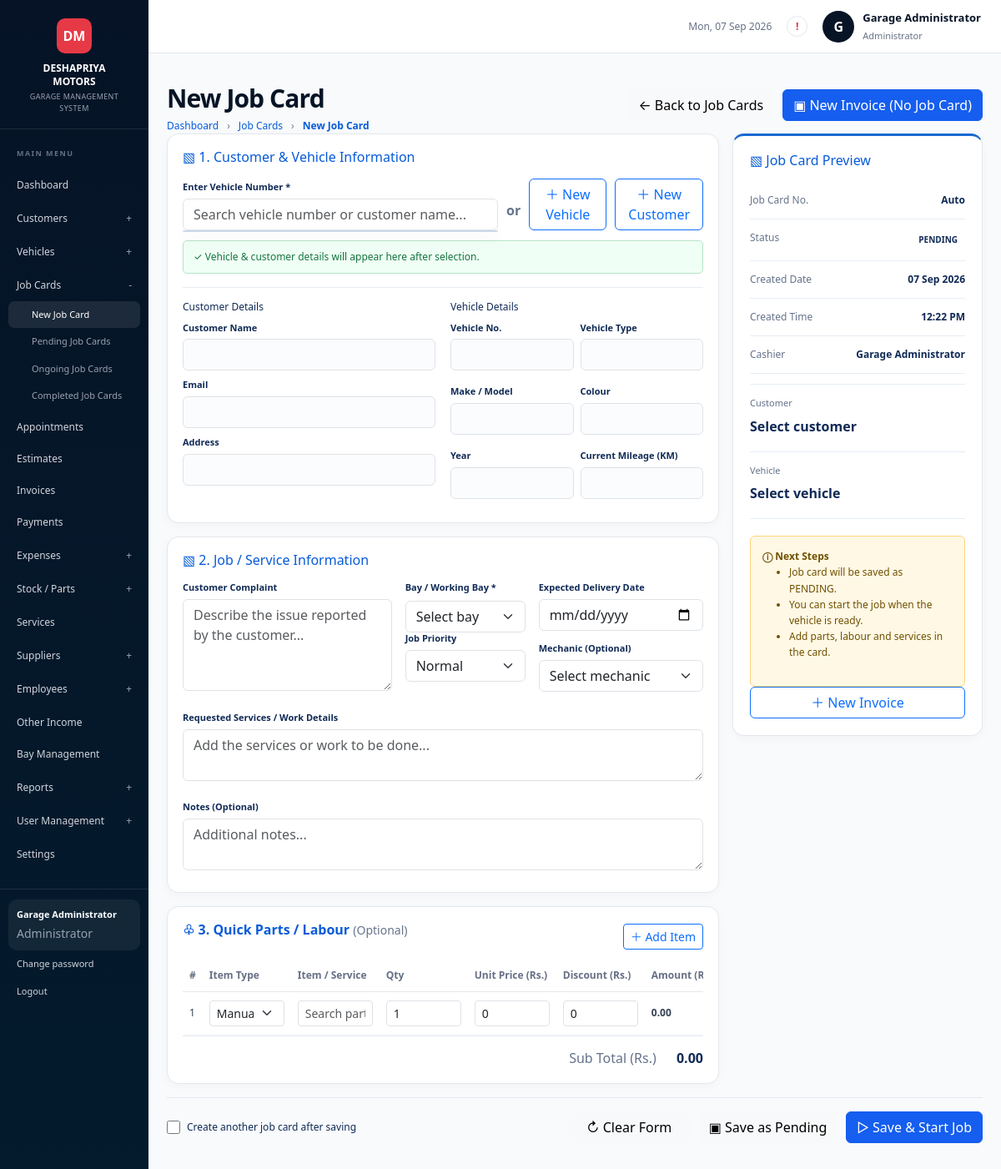
The page /index.php?page=admin&section=jobcards-new (signed in) on the database its author committed.
### tables this page shows
CREATE TABLE IF NOT EXISTS `users` (
    `id` BIGINT UNSIGNED NOT NULL AUTO_INCREMENT,
    `name` VARCHAR(120) NOT NULL,
    `email` VARCHAR(190) NOT NULL,
    `role` ENUM('administrator', 'cashier') NOT NULL DEFAULT 'cashier',
    `password` VARCHAR(255) NOT NULL,
    `created_at` TIMESTAMP NULL DEFAULT CURRENT_TIMESTAMP,
    `updated_at` TIMESTAMP NULL DEFAULT CURRENT_TIMESTAMP ON UPDATE CURRENT_TIMESTAMP,
    PRIMARY KEY (`id`),
    UNIQUE KEY `users_email_unique` (`email`)
);

### config/database.php (called while the page is built, shortened)
<?php
function database(): PDO
{
    static $pdo;
    if ($pdo instanceof PDO) {
        return $pdo;
    }
    $env = [];
    $host = $env['DB_HOST'] ?? '127.0.0.1';
    $port = $env['DB_PORT'] ?? '3306';
    $name = $env['DB_DATABASE'] ?? 'deshapriya_motors';
    $user = $env['DB_USERNAME'] ?? 'root';
    $password = $env['DB_PASSWORD'] ?? '';
    $dsn = "mysql:host={$host};port={$port};dbname={$name};charset=utf8mb4";
    $pdo = new PDO($dsn, $user, $password, [
        PDO::ATTR_ERRMODE => PDO::ERRMODE_EXCEPTION,
        PDO::ATTR_DEFAULT_FETCH_MODE => PDO::FETCH_ASSOC,
        PDO::ATTR_EMULATE_PREPARES => true,
    ]);
    return $pdo;
}

### includes/auth.php (called while the page is built, shortened)
<?php
require_once __DIR__ . '/../config/database.php';
require_once __DIR__ . '/functions.php';
function current_user(): ?array
{
    static $user;
    if ($user !== null) {
        return $user;
    }
    $statement = database()->prepare('SELECT id, name, email, role FROM users WHERE id = :id LIMIT 1');
    $statement->execute(['id' => $_SESSION['user_id']]);
    return $user = $statement->fetch() ?: null;
}
function require_auth(): void
{
    if (current_user() === null) {
        redirect('index.php?page=login');
    }
}
function require_role(string $role): void
{
    require_auth();
}

### includes/functions.php (called while the page is built, shortened)
<?php
function e(?string $value): string
{
    return htmlspecialchars($value ?? '', ENT_QUOTES, 'UTF-8');
}

### views/jobcard-form.php (the view, shortened to what this page needs)
<div class="page-heading jobcard-heading"><div><h1>New Job Card</h1><nav class="job-breadcrumb"><a href="index.php?page=admin">Dashboard</a><span>›</span><a href="index.php?page=admin&amp;section=jobcards-pending">Job Cards</a><span>›</span><strong>New Job Card</strong></nav></div><div class="jobcard-top-actions"><a class="btn btn-light" href="index.php?page=admin&amp;section=jobcards-pending">← Back to Job Cards</a><a class="btn btn-primary" href="index.php?page=admin&amp;section=invoices">▣ New Invoice (No Job Card)</a></div></div>
<form method="post" id="jobcard-form" action="index.php?page=admin&amp;section=jobcards-new"><input type="hidden" name="csrf_token" value="<?= e(csrf_token()) ?>"><div class="jobcard-layout jobcard-screen"><main>
<section class="admin-panel jobcard-section"><h2>▧ 1. Customer &amp; Vehicle Information</h2><div class="vehicle-search-row"><label class="form-label flex-grow-1">Enter Vehicle Number *<select class="form-select" name="vehicle_id" id="job-vehicle" required><option value="">Select vehicle number</option><?php foreach($lookups['vehicles'] as $vehicle): ?><option value="<?= (int)$vehicle['id'] ?>" <?= $input['vehicle_id']==(int)$vehicle['id']?'selected':'' ?>><?= e($vehicle['vehicle_number'].' - '.trim(($vehicle['make']?:'').' '.($vehicle['model']?:''))) ?></option><?php endforeach; ?></select></label><span class="or-label">or</span><a class="btn btn-outline-primary" href="index.php?page=admin&amp;section=vehicles-add">＋ New Vehicle</a><a class="btn btn-outline-primary" href="index.php?page=admin&amp;section=customers-add">＋ New Customer</a></div><div class="job-load-message" id="job-load-message">✓ Vehicle &amp; customer details will appear here after selection.</div><div class="job-info-grid"><div><h3>Customer Details</h3><label class="form-label">Customer Name<input class="form-control" id="preview-customer-name" readonly></label><label class="form-label">Email<input class="form-control" id="preview-customer-email" readonly></label><label class="form-label">Address<input class="form-control" id="preview-customer-address" readonly></label><input type="hidden" name="customer_id" id="job-customer" value="<?= (int)$input['customer_id'] ?>"></div><div><h3>Vehicle Details</h3><div class="row g-2"><div class="col-6"><label class="form-label">Vehicle No.<input class="form-control" id="preview-vehicle-number" readonly></label></div><div class="col-6"><label class="form-label">Vehicle Type<input class="form-control" id="preview-vehicle-type" readonly></label></div><div class="col-6"><label class="form-label">Make / Model<input class="form-control" id="preview-vehicle-model" readonly></label></div><div class="col-6"><label class="form-label">Colour<input class="form-control" id="preview-vehicle-colour" readonly></label></div><div class="col-6"><label class="form-label">Year<input class="form-control" id="preview-vehicle-year" readonly></label></div><div class="col-6"><label class="form-label">Current Mileage (KM)<input class="form-control" id="preview-vehicle-mileage" readonly></label></div></div></div></div></section>
<section class="admin-panel jobcard-section"><h2>▧ 2. Job / Service Information</h2><div class="row g-3"><div class="col-md-5"><label class="form-label">Customer Complaint<textarea class="form-control" name="complaint" rows="4" placeholder="Describe the issue reported by the customer..."><?= e($input['complaint']) ?></textarea></label></div><div class="col-md-3"><label class="form-label">Bay / Working Bay *</label><select class="form-select" name="bay_name" required><option value="">Select bay</option><?php foreach($lookups['bays'] as $bay): ?><option <?= $input['bay_name']===$bay['bay_name']?'selected':'' ?>><?= e($bay['bay_name']) ?></option><?php endforeach; ?><option value="Main Bay">Main Bay</option></select><label class="form-label">Job Priority<select class="form-select" name="priority"><?php foreach(['low','normal','high','urgent'] as $priority): ?><option value="<?= $priority ?>" <?= $input['priority']===$priority?'selected':'' ?>><?= ucfirst($priority) ?></option><?php endforeach; ?></select></label></div><div class="col-md-4"><label class="form-label">Expected Delivery Date<input class="form-control" type="date" name="expected_delivery_date" value="<?= e($input['expected_delivery_date']) ?>"></label><label class="form-label">Mechanic (Optional)<select class="form-select" name="mechanic_id"><option value="0">Select mechanic</option><?php foreach($lookups['employees'] as $employee): ?><option value="<?= (int)$employee['id'] ?>" <?= $input['mechanic_id']==(int)$employee['id']?'selected':'' ?>><?= e($employee['name']) ?></option><?php endforeach; ?></select></label></div><div class="col-12"><label class="form-label">Requested Services / Work Details<textarea class="form-control" name="requested_work" rows="2" placeholder="Add the services or work to be done..."><?= e($input['requested_work']) ?></textarea></label></div><div class="col-12"><label class="form-label">Notes (Optional)<textarea class="form-control" name="notes" rows="2" placeholder="Additional notes..."><?= e($input['notes']) ?></textarea></label></div></div></section>
<section class="admin-panel jobcard-section"><div class="panel-heading"><h2>♧ 3. Quick Parts / Labour <small>(Optional)</small></h2><button type="button" class="btn btn-outline-primary btn-sm" id="add-job-item">＋ Add Item</button></div><div class="table-responsive"><table class="table admin-table job-items-table"><thead><tr><th>#</th><th>Item Type</th><th>Item / Service</th><th>Qty</th><th>Unit Price (Rs.)</th><th>Discount (Rs.)</th><th>Amount (Rs.)</th><th>Action</th></tr></thead><tbody id="job-items"><?php $items=$input['items']?:[['type'=>'manual','name'=>'','quantity'=>'1','unit_price'=>'0','discount'=>'0']];foreach($items as $n=>$item): ?><tr class="job-item"><td><?= $n+1 ?></td><td><select name="items[<?= $n ?>][type]" class="form-select form-select-sm"><option value="service">Service</option><option value="part">Part</option><option value="manual" selected>Manual</option></select></td><td><input class="form-control form-control-sm" name="items[<?= $n ?>][name]" value="<?= e($item['name']??'') ?>" placeholder="Search part or service..."></td><td><input class="form-control form-control-sm item-qty" type="number" min="0.01" step="0.01" name="items[<?= $n ?>][quantity]" value="<?= e((string)($item['quantity']??'1')) ?>"></td><td><input class="form-control form-control-sm item-price" type="number" min="0" step="0.01" name="items[<?= $n ?>][unit_price]" value="<?= e((string)($item['unit_price']??'0')) ?>"></td><td><input class="form-control form-control-sm item-discount" type="number" min="0" step="0.01" name="items[<?= $n ?>][discount]" value="<?= e((string)($item['discount']??'0')) ?>"></td><td class="item-total">0.00</td><td><button type="button" class="btn btn-light btn-sm remove-job-item">♧</button></td></tr><?php endforeach; ?></tbody></table></div><div class="jobcard-total">Sub Total (Rs.) <strong id="job-subtotal">0.00</strong></div></section>
</main><aside class="admin-panel jobcard-preview"><h2>▧ Job Card Preview</h2><div class="preview-row"><span>Job Card No.</span><strong>Auto</strong></div><div class="preview-row"><span>Status</span><strong class="service-status service-status-pending">PENDING</strong></div><div class="preview-row"><span>Created Date</span><strong><?= date('d M Y') ?></strong></div><div class="preview-row"><span>Created Time</span><strong><?= date('h:i A') ?></strong></div><div class="preview-row"><span>Cashier</span><strong><?= e(current_user()['name']??'') ?></strong></div><div class="preview-divider"></div><div class="preview-profile"><span>Customer</span><strong id="preview-side-customer">Select customer</strong><small id="preview-side-phone"></small><small id="preview-side-email"></small></div><div class="preview-profile"><span>Vehicle</span><strong id="preview-side-vehicle">Select vehicle</strong><small id="preview-side-vehicle-info"></small></div><div class="preview-note"><strong>ⓘ Next Steps</strong><ul><li>Job card will be saved as PENDING.</li><li>You can start the job when the vehicle is ready.</li><li>Add parts, labour and services in the card.</li></ul></div><a class="btn btn-outline-primary w-100" href="index.php?page=admin&amp;section=invoices">＋ New Invoice</a></aside></div><div class="jobcard-form-actions"><label class="create-another"><input type="checkbox" name="create_another" value="1"> Create another job card after saving</label><a class="btn btn-light" href="index.php?page=admin&amp;section=jobcards-new">↻ Clear Form</a><button class="btn btn-light" type="submit" name="save_mode" value="pending">▣ Save as Pending</button><button class="btn btn-primary" type="submit" name="save_mode" value="start">▷ Save &amp; Start Job</button></div></form>

### includes/header.php (shortened to what this page needs)
<?php $user = current_user(); $isAdmin = $user['role'] === 'administrator'; ?>
<!doctype html>
<html lang="en">
<head>
    <link href="https://cdn.jsdelivr.net/npm/bootstrap@5.3.3/dist/css/bootstrap.min.css" rel="stylesheet">
    <link href="assets/css/style.css?v=<?= (int) filemtime(__DIR__ . '/../assets/css/style.css') ?>" rel="stylesheet">
    <?php if (strpos((string) ($section ?? ''), 'jobcards') === 0): ?><link href="assets/css/jobcards.css?v=<?= (int) filemtime(__DIR__ . '/../assets/css/jobcards.css') ?>" rel="stylesheet"><?php endif; ?>
</head>
<body>
<?php $referenceLayout = $isAdmin && (strpos((string) ($section ?? ''), 'customers') === 0 || strpos((string) ($section ?? ''), 'vehicles') === 0 || strpos((string) ($section ?? ''), 'suppliers') === 0 || strpos((string) ($section ?? ''), 'employees') === 0 || strpos((string) ($section ?? ''), 'jobcards') === 0); ?>
<div class="app-shell <?= $referenceLayout ? 'customer-layout' : '' ?> <?= ($section ?? '') === 'vehicles' ? 'vehicle-list-page' : '' ?>">
    <?php require __DIR__ . ($isAdmin ? '/admin-sidebar.php' : '/sidebar.php'); ?>
    <div class="main-area">
        <header class="topbar <?= $isAdmin ? 'admin-topbar' : '' ?>">
            <div class="topbar-tools"><span class="header-date d-none d-md-inline"><?= date('D, d M Y') ?></span><span class="notification-dot" aria-label="Notifications">!</span><div class="user-chip"><div class="avatar"><?= e(strtoupper(substr($user['name'], 0, 1))) ?></div><div class="d-none d-sm-block"><strong><?= e($user['name']) ?></strong><small><?= e(ucfirst($user['role'])) ?></small></div></div></div>
        </header>
        <main class="content-area">

### includes/admin-sidebar.php
<?php
$adminMenu = [
    'Dashboard' => ['dashboard'], 'Customers' => ['customers', 'customers-add'], 'Vehicles' => ['vehicles', 'vehicles-add'],
    'Job Cards' => ['jobcards-new', 'jobcards-pending', 'jobcards-ongoing', 'jobcards-completed'], 'Appointments' => ['appointments'], 'Estimates' => ['estimates'], 'Invoices' => ['invoices'], 'Payments' => ['payments'], 'Expenses' => ['expenses', 'expenses-categories'],
    'Stock / Parts' => ['stock', 'stock-add', 'stock-purchases', 'stock-low'], 'Services' => ['services'], 'Suppliers' => ['suppliers', 'suppliers-add'], 'Employees' => ['employees', 'employees-add', 'employees-salary', 'employees-advances', 'employees-loans', 'employees-attendance'], 'Other Income' => ['other-income'], 'Bay Management' => ['bays'],
    'Reports' => ['reports-daily', 'reports-gross-profit', 'reports-monthly', 'reports-sales', 'reports-payment', 'reports-expense', 'reports-other-income', 'reports-stock', 'reports-parts-purchase', 'reports-internal-external', 'reports-parts-profit', 'reports-discount', 'reports-outstanding', 'reports-employee', 'reports-net-profit'], 'User Management' => ['users-cashiers', 'users-add-cashier'], 'Settings' => ['settings-password'],
];
$labels = ['dashboard'=>'Dashboard','customers'=>'All Customers','customers-add'=>'Add Customer','vehicles'=>'All Vehicles','vehicles-add'=>'Add Vehicle','jobcards-new'=>'New Job Card','jobcards-pending'=>'Pending Job Cards','jobcards-ongoing'=>'Ongoing Job Cards','jobcards-completed'=>'Completed Job Cards','appointments'=>'Appointments','estimates'=>'Estimates','invoices'=>'Invoices','payments'=>'Payments','expenses'=>'Expense List','expenses-categories'=>'Expense Categories','stock'=>'Stock List','stock-add'=>'Add Stock','stock-purchases'=>'Stock Purchases','stock-low'=>'Low Stock','services'=>'Services','suppliers'=>'All Suppliers','suppliers-add'=>'Add Supplier','employees'=>'Employee List','employees-add'=>'Add Employee','employees-salary'=>'Salary Management','employees-advances'=>'Staff Advances','employees-loans'=>'Staff Loans','employees-attendance'=>'Attendance','other-income'=>'Other Income','bays'=>'Bay Management','users-cashiers'=>'Cashier Accounts','users-add-cashier'=>'Add Cashier','settings-password'=>'Change Password'];
?><aside class="sidebar admin-sidebar" data-sidebar>
    <div class="brand"><div class="brand-mark">DM</div><div><strong>DESHAPRIYA<br>MOTORS</strong><small>Garage management system</small></div></div>
    <nav class="sidebar-nav"><span class="nav-label">Main menu</span><?php foreach ($adminMenu as $group => $items): ?><?php if (count($items) === 1): ?><a class="nav-link <?= $section === $items[0] ? 'active' : '' ?>" href="index.php?page=admin&amp;section=<?= e($items[0]) ?>"><?= e($group) ?></a><?php else: ?><details class="nav-group" <?= in_array($section, $items, true) ? 'open' : '' ?>><summary><?= e($group) ?></summary><?php foreach ($items as $item): ?><a class="nav-sublink <?= $section === $item ? 'active' : '' ?>" href="index.php?page=admin&amp;section=<?= e($item) ?>"><?= e($labels[$item] ?? $item) ?></a><?php endforeach; ?></details><?php endif; ?><?php endforeach; ?></nav>
    <div class="sidebar-bottom"><div class="account-card"><strong><?= e($user['name']) ?></strong><small>Administrator</small></div><a class="side-action" href="index.php?page=password">Change password</a><form method="post" action="index.php?page=logout"><input type="hidden" name="csrf_token" value="<?= e(csrf_token()) ?>"><button class="side-action side-button">Logout</button></form></div>
</aside>

### rows shown on the page
users: name "Garage Administrator", name "G", role "Administrator"

### other values the page prints
$group "Dashboard"
$group "Customers"
$group "Vehicles"
$group "Job Cards"
$labels[$item] "New Job Card"
$labels[$item] "Pending Job Cards"
$labels[$item] "Ongoing Job Cards"
$labels[$item] "Completed Job Cards"
$group "Appointments"
$group "Estimates"
$group "Invoices"
$group "Payments"
$group "Expenses"
$group "Stock / Parts"
$group "Services"
